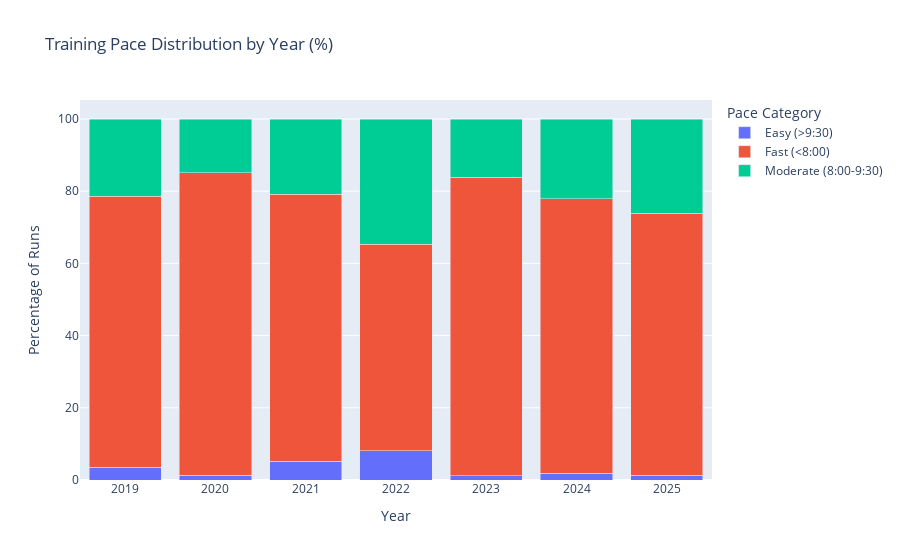

The notebook cell saved with this chart:
### Markdown cell above
## Hypothesis 3: Workout Mix (Pace Distribution)
Are you running more easy miles (which lowers average pace but improves fitness)?

### Code cell
# Overall pace distribution by year
pace_stats = activities[~activities['is_race']].groupby('year')['pace_minutes'].describe()
print("Pace distribution by year (min/mile, races excluded):")
print(pace_stats[['count', 'mean', '25%', '50%', '75%']].round(2))
print()

# Categorize runs by pace (adjust thresholds based on your typical paces)
# These are example thresholds - adjust based on output above
def categorize_pace(pace_minutes):
    if pace_minutes < 8.0:
        return 'Fast (<8:00)'
    elif pace_minutes < 9.5:
        return 'Moderate (8:00-9:30)'
    else:
        return 'Easy (>9:30)'

activities['pace_category'] = activities['pace_minutes'].apply(categorize_pace)

# Count by category and year (exclude races)
pace_mix = activities[~activities['is_race']].groupby(['year', 'pace_category']).size().unstack(fill_value=0)
pace_mix_pct = pace_mix.div(pace_mix.sum(axis=1), axis=0) * 100

print("Pace category mix by year (%):")
print(pace_mix_pct.round(1))
print()

# Visualize
fig = px.bar(
    pace_mix_pct.reset_index().melt(id_vars='year', var_name='Pace Category', value_name='Percentage'),
    x='year',
    y='Percentage',
    color='Pace Category',
    title='Training Pace Distribution by Year (%)',
    labels={'year': 'Year', 'Percentage': 'Percentage of Runs'},
    barmode='stack'
)
fig.show()

### Figure 1 — Plotly figure (JSON) as saved in the notebook; plotly's stock layout.template omitted (floating-point values rounded to 4 significant figures)
{"data": [{"hovertemplate": "Pace Category=Easy (>9:30)<br>Year=%{x}<br>Percentage of Runs=%{y}<extra></extra>", "legendgroup": "Easy (>9:30)", "marker": {"color": "#636efa", "pattern": {"shape": ""}}, "name": "Easy (>9:30)", "orientation": "v", "showlegend": true, "textposition": "auto", "type": "bar", "x": [2019, 2020, 2021, 2022, 2023, 2024, 2025], "xaxis": "x", "y": [3.571, 1.294, 5.199, 8.06, 1.153, 1.813, 1.356], "yaxis": "y"}, {"hovertemplate": "Pace Category=Fast (<8:00)<br>Year=%{x}<br>Percentage of Runs=%{y}<extra></extra>", "legendgroup": "Fast (<8:00)", "marker": {"color": "#EF553B", "pattern": {"shape": ""}}, "name": "Fast (<8:00)", "orientation": "v", "showlegend": true, "textposition": "auto", "type": "bar", "x": [2019, 2020, 2021, 2022, 2023, 2024, 2025], "xaxis": "x", "y": [75.0, 83.82, 74.01, 57.31, 82.71, 76.13, 72.54], "yaxis": "y"}, {"hovertemplate": "Pace Category=Moderate (8:00-9:30)<br>Year=%{x}<br>Percentage of Runs=%{y}<extra></extra>", "legendgroup": "Moderate (8:00-9:30)", "marker": {"color": "#00cc96", "pattern": {"shape": ""}}, "name": "Moderate (8:00-9:30)", "orientation": "v", "showlegend": true, "textposition": "auto", "type": "bar", "x": [2019, 2020, 2021, 2022, 2023, 2024, 2025], "xaxis": "x", "y": [21.43, 14.89, 20.8, 34.63, 16.14, 22.05, 26.1], "yaxis": "y"}], "layout": {"barmode": "stack", "legend": {"title": {"text": "Pace Category"}, "tracegroupgap": 0}, "title": {"text": "Training Pace Distribution by Year (%)"}, "xaxis": {"anchor": "y", "domain": [0, 1], "title": {"text": "Year"}}, "yaxis": {"anchor": "x", "domain": [0, 1], "title": {"text": "Percentage of Runs"}}}}
